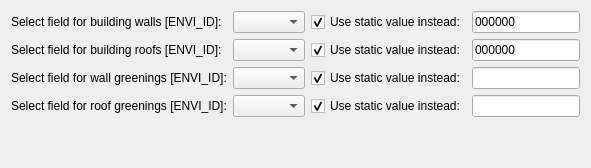
                    <widget class="QWidget" name="greenBuilding">
                     <attribute name="title">
                      <string>Wall / Roof and Greening Data</string>
                     </attribute>
                     <layout class="QGridLayout" name="gridLayout_32">
                      <item row="5" column="1">
                       <spacer name="verticalSpacer_3">
                        <property name="orientation">
                         <enum>Qt::Orientation::Vertical</enum>
                        </property>
                        <property name="sizeHint" stdset="0">
                         <size>
                          <width>20</width>
                          <height>40</height>
                         </size>
                        </property>
                       </spacer>
                      </item>
                      <item row="2" column="5" alignment="Qt::AlignmentFlag::AlignRight">
                       <widget class="QLineEdit" name="le_bRoof">
                        <property name="minimumSize">
                         <size>
                          <width>80</width>
                          <height>20</height>
                         </size>
                        </property>
                        <property name="text">
                         <string>000000</string>
                        </property>
                       </widget>
                      </item>
                      <item row="1" column="0">
                       <widget class="QLabel" name="label_4">
                        <property name="text">
                         <string>Select field for building walls [ENVI_ID]:</string>
                        </property>
                       </widget>
                      </item>
                      <item row="1" column="5" alignment="Qt::AlignmentFlag::AlignRight">
                       <widget class="QLineEdit" name="le_bWall">
                        <property name="sizePolicy">
                         <sizepolicy hsizetype="Minimum" vsizetype="Fixed">
                          <horstretch>0</horstretch>
                          <verstretch>0</verstretch>
                         </sizepolicy>
                        </property>
                        <property name="minimumSize">
                         <size>
                          <width>80</width>
                          <height>20</height>
                         </size>
                        </property>
                        <property name="text">
                         <string>000000</string>
                        </property>
                       </widget>
                      </item>
                      <item row="2" column="0">
                       <widget class="QLabel" name="label_5">
                        <property name="text">
                         <string>Select field for building roofs [ENVI_ID]:</string>
                        </property>
                       </widget>
                      </item>
                      <item row="3" column="0">
                       <widget class="QLabel" name="label_6">
                        <property name="text">
                         <string>Select field for wall greenings [ENVI_ID]:</string>
                        </property>
                       </widget>
                      </item>
                      <item row="3" column="5" alignment="Qt::AlignmentFlag::AlignRight">
                       <widget class="QLineEdit" name="le_bGreenWall">
                        <property name="sizePolicy">
                         <sizepolicy hsizetype="Minimum" vsizetype="Fixed">
                          <horstretch>0</horstretch>
                          <verstretch>0</verstretch>
                         </sizepolicy>
                        </property>
                        <property name="minimumSize">
                         <size>
                          <width>80</width>
                          <height>20</height>
                         </size>
                        </property>
                       </widget>
                      </item>
                      <item row="4" column="0">
                       <widget class="QLabel" name="label_7">
                        <property name="text">
                         <string>Select field for roof greenings [ENVI_ID]:</string>
                        </property>
                       </widget>
                      </item>
                      <item row="4" column="5" alignment="Qt::AlignmentFlag::AlignRight">
                       <widget class="QLineEdit" name="le_bGreenRoof">
                        <property name="minimumSize">
                         <size>
                          <width>80</width>
                          <height>20</height>
                         </size>
                        </property>
                       </widget>
                      </item>
                      <item row="1" column="4">
                       <widget class="QCheckBox" name="chk_bWall">
                        <property name="text">
                         <string>Use static value instead:</string>
                        </property>
                        <property name="checked">
                         <bool>true</bool>
                        </property>
                       </widget>
                      </item>
                      <item row="1" column="1" colspan="3">
                       <widget class="QgsFieldComboBox" name="cb_bWall"/>
                      </item>
                      <item row="2" column="4">
                       <widget class="QCheckBox" name="chk_bRoof">
                        <property name="text">
                         <string>Use static value instead:</string>
                        </property>
                        <property name="checked">
                         <bool>true</bool>
                        </property>
                       </widget>
                      </item>
                      <item row="2" column="1" colspan="3">
                       <widget class="QgsFieldComboBox" name="cb_bRoof"/>
                      </item>
                      <item row="3" column="4">
                       <widget class="QCheckBox" name="chk_bGreenWall">
                        <property name="text">
                         <string>Use static value instead:</string>
                        </property>
                        <property name="checked">
                         <bool>true</bool>
                        </property>
                       </widget>
                      </item>
                      <item row="4" column="4">
                       <widget class="QCheckBox" name="chk_bGreenRoof">
                        <property name="text">
                         <string>Use static value instead:</string>
                        </property>
                        <property name="checked">
                         <bool>true</bool>
                        </property>
                       </widget>
                      </item>
                      <item row="3" column="1" colspan="3">
                       <widget class="QgsFieldComboBox" name="cb_bGreenWall">
                        <property name="sizePolicy">
                         <sizepolicy hsizetype="Expanding" vsizetype="Fixed">
                          <horstretch>0</horstretch>
                          <verstretch>0</verstretch>
                         </sizepolicy>
                        </property>
                       </widget>
                      </item>
                      <item row="4" column="1" colspan="3">
                       <widget class="QgsFieldComboBox" name="cb_bGreenRoof">
                        <property name="sizePolicy">
                         <sizepolicy hsizetype="Expanding" vsizetype="Fixed">
                          <horstretch>0</horstretch>
                          <verstretch>0</verstretch>
                         </sizepolicy>
                        </property>
                       </widget>
                      </item>
                     </layout>
                    </widget>
